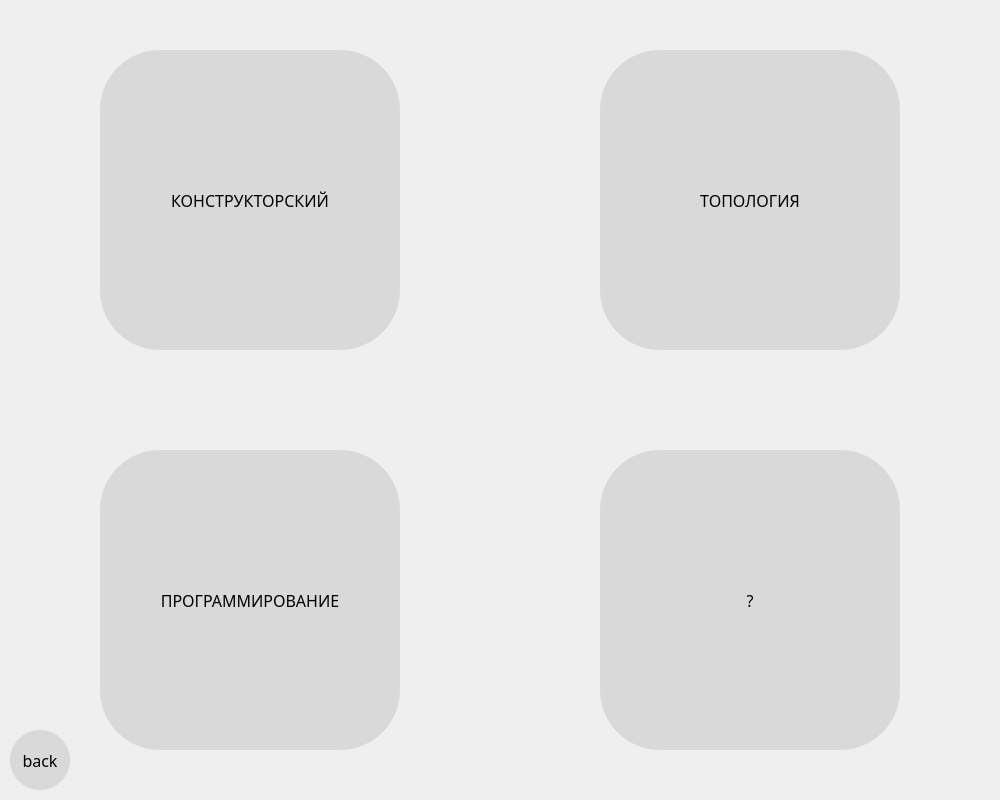
<?xml version="1.0" encoding="UTF-8"?>
<ui version="4.0">
 <class>Dialog</class>
 <widget class="QDialog" name="Dialog">
  <property name="geometry">
   <rect>
    <x>0</x>
    <y>0</y>
    <width>1000</width>
    <height>800</height>
   </rect>
  </property>
  <property name="windowTitle">
   <string>Dialog</string>
  </property>
  <widget class="QPushButton" name="btn_open_cube_prog">
   <property name="geometry">
    <rect>
     <x>100</x>
     <y>50</y>
     <width>300</width>
     <height>300</height>
    </rect>
   </property>
   <property name="font">
    <font>
     <family>Sitka</family>
     <pointsize>12</pointsize>
    </font>
   </property>
   <property name="styleSheet">
    <string notr="true">background-color: rgba(217, 217, 217, 255);
color: rgb(1, 1, 1);
border-radius: 60px;</string>
   </property>
   <property name="text">
    <string>КОНСТРУКТОРСКИЙ</string>
   </property>
  </widget>
  <widget class="QPushButton" name="btn_open_cube_prog_2">
   <property name="geometry">
    <rect>
     <x>100</x>
     <y>450</y>
     <width>300</width>
     <height>300</height>
    </rect>
   </property>
   <property name="font">
    <font>
     <family>Sitka</family>
     <pointsize>12</pointsize>
    </font>
   </property>
   <property name="styleSheet">
    <string notr="true">background-color: rgba(217, 217, 217, 255);
color: rgb(1, 1, 1);
border-radius: 60px;</string>
   </property>
   <property name="text">
    <string>ПРОГРАММИРОВАНИЕ</string>
   </property>
  </widget>
  <widget class="QPushButton" name="btn_open_cube_prog_3">
   <property name="geometry">
    <rect>
     <x>600</x>
     <y>50</y>
     <width>300</width>
     <height>300</height>
    </rect>
   </property>
   <property name="font">
    <font>
     <family>Sitka</family>
     <pointsize>12</pointsize>
    </font>
   </property>
   <property name="styleSheet">
    <string notr="true">background-color: rgba(217, 217, 217, 255);
color: rgb(1, 1, 1);
border-radius: 60px;</string>
   </property>
   <property name="text">
    <string>ТОПОЛОГИЯ</string>
   </property>
  </widget>
  <widget class="QPushButton" name="btn_open_cube_prog_4">
   <property name="geometry">
    <rect>
     <x>600</x>
     <y>450</y>
     <width>300</width>
     <height>300</height>
    </rect>
   </property>
   <property name="font">
    <font>
     <family>Sitka</family>
     <pointsize>12</pointsize>
    </font>
   </property>
   <property name="styleSheet">
    <string notr="true">background-color: rgba(217, 217, 217, 255);
color: rgb(1, 1, 1);
border-radius: 60px;</string>
   </property>
   <property name="text">
    <string>?</string>
   </property>
  </widget>
  <widget class="QPushButton" name="btn_back">
   <property name="geometry">
    <rect>
     <x>10</x>
     <y>730</y>
     <width>60</width>
     <height>60</height>
    </rect>
   </property>
   <property name="font">
    <font>
     <family>Sitka</family>
     <pointsize>12</pointsize>
    </font>
   </property>
   <property name="styleSheet">
    <string notr="true">background-color: rgba(217, 217, 217, 255);
color: rgb(1, 1, 1);
border-radius: 30px;</string>
   </property>
   <property name="text">
    <string>back</string>
   </property>
  </widget>
 </widget>
 <resources/>
 <connections/>
</ui>
